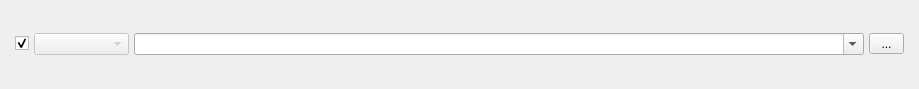
<?xml version="1.0" encoding="UTF-8"?>
<ui version="4.0">
 <class>QTextureEditLine</class>
 <widget class="QWidget" name="QTextureEditLine">
  <property name="geometry">
   <rect>
    <x>0</x>
    <y>0</y>
    <width>919</width>
    <height>89</height>
   </rect>
  </property>
  <property name="sizePolicy">
   <sizepolicy hsizetype="Expanding" vsizetype="MinimumExpanding">
    <horstretch>0</horstretch>
    <verstretch>0</verstretch>
   </sizepolicy>
  </property>
  <property name="windowTitle">
   <string>QTextureEditLine</string>
  </property>
  <layout class="QHBoxLayout" name="horizontalLayout">
   <item>
    <layout class="QVBoxLayout" name="verticalLayout_2">
     <property name="spacing">
      <number>0</number>
     </property>
     <property name="leftMargin">
      <number>0</number>
     </property>
     <property name="rightMargin">
      <number>0</number>
     </property>
     <item>
      <layout class="QGridLayout" name="gridLayout_4" rowstretch="0">
       <property name="sizeConstraint">
        <enum>QLayout::SetDefaultConstraint</enum>
       </property>
       <property name="leftMargin">
        <number>4</number>
       </property>
       <property name="topMargin">
        <number>0</number>
       </property>
       <property name="rightMargin">
        <number>4</number>
       </property>
       <property name="bottomMargin">
        <number>0</number>
       </property>
       <property name="horizontalSpacing">
        <number>5</number>
       </property>
       <property name="verticalSpacing">
        <number>0</number>
       </property>
       <item row="0" column="0">
        <widget class="QCheckBox" name="checkBox">
         <property name="sizePolicy">
          <sizepolicy hsizetype="Fixed" vsizetype="Fixed">
           <horstretch>0</horstretch>
           <verstretch>0</verstretch>
          </sizepolicy>
         </property>
         <property name="focusPolicy">
          <enum>Qt::NoFocus</enum>
         </property>
         <property name="toolTip">
          <string>Enable texture type editing</string>
         </property>
         <property name="text">
          <string/>
         </property>
         <property name="checked">
          <bool>true</bool>
         </property>
        </widget>
       </item>
       <item row="0" column="4">
        <widget class="QToolButton" name="toolButton">
         <property name="minimumSize">
          <size>
           <width>35</width>
           <height>0</height>
          </size>
         </property>
         <property name="maximumSize">
          <size>
           <width>20</width>
           <height>16777215</height>
          </size>
         </property>
         <property name="focusPolicy">
          <enum>Qt::NoFocus</enum>
         </property>
         <property name="text">
          <string>...</string>
         </property>
         <property name="icon">
          <iconset>
           <normaloff>.</normaloff>.</iconset>
         </property>
         <property name="toolButtonStyle">
          <enum>Qt::ToolButtonTextOnly</enum>
         </property>
         <property name="autoRaise">
          <bool>false</bool>
         </property>
         <property name="arrowType">
          <enum>Qt::NoArrow</enum>
         </property>
        </widget>
       </item>
       <item row="0" column="2">
        <widget class="QComboBox" name="comboBox_TexturePath">
         <property name="editable">
          <bool>true</bool>
         </property>
        </widget>
       </item>
       <item row="0" column="1">
        <widget class="QComboBox" name="combonTextureType">
         <property name="enabled">
          <bool>false</bool>
         </property>
         <property name="minimumSize">
          <size>
           <width>95</width>
           <height>0</height>
          </size>
         </property>
         <property name="maximumSize">
          <size>
           <width>70</width>
           <height>16777215</height>
          </size>
         </property>
         <property name="focusPolicy">
          <enum>Qt::NoFocus</enum>
         </property>
         <property name="toolTip">
          <string>Texture Type...</string>
         </property>
         <property name="placeholderText">
          <string>texture type</string>
         </property>
         <item>
          <property name="text">
           <string/>
          </property>
         </item>
        </widget>
       </item>
      </layout>
     </item>
    </layout>
   </item>
  </layout>
 </widget>
 <layoutdefault spacing="6" margin="11"/>
 <tabstops>
  <tabstop>combonTextureType</tabstop>
  <tabstop>checkBox</tabstop>
  <tabstop>toolButton</tabstop>
 </tabstops>
 <resources/>
 <connections/>
</ui>
